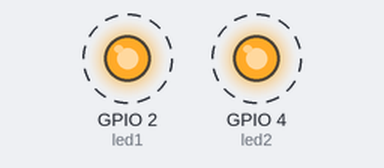
A sketch run on a simulated ESP32. On the bench: output pins drawn as LEDs (lit = HIGH). Dashed ring = blinking.

Above: at 0.3 s.
Timing chart, 0 to 4.6 s (numbered marks = the images above):
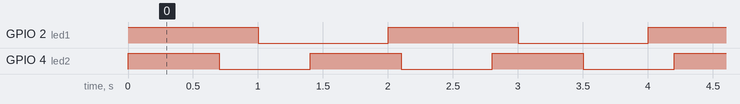

The sketch:

FreeRTOS.ino
```cpp
#define led1 2
#define led2 4

TaskHandle_t Task1;
TaskHandle_t Task2;

void task1(void *pvParameters) {
    for(;;){
      digitalWrite(led1, HIGH);
      delay(1000);
      digitalWrite(led1, LOW);
      delay(1000);
    }
}

void task2(void *pvParameters) {
    for(;;){
      digitalWrite(led2, HIGH);
      delay(700);
      digitalWrite(led2, LOW);
      delay(700);
    }
}


void setup() {
  pinMode(led1, OUTPUT);
  pinMode(led2, OUTPUT);

  // put your setup code here, to run once:
  xTaskCreatePinnedToCore(
    task1,   /* Task function. */
    "Task1",     /* name of task. */
    10000,       /* Stack size of task */
    NULL,        /* parameter of the task */
    0,           /* priority of the task */
    &Task1,      /* Task handle to keep track of created task */
    0
  );

  xTaskCreatePinnedToCore(
    task2,   /* Task function. */
    "Task2",     /* name of task. */
    10000,       /* Stack size of task */
    NULL,        /* parameter of the task */
    1,           /* priority of the task */
    &Task2,      /* Task handle to keep track of created task */
    0
  );
}

void loop() {
  // put your main code here, to run repeatedly:

}
```

Measured:
- by itself, GPIO 2 (led1): alternates HIGH for 1.0 s and LOW for 1.0 s
- by itself, GPIO 4 (led2): alternates HIGH for 0.70 s and LOW for 0.70 s
- by itself, everything shown: repeats every 14.0 s, in 34 steps
